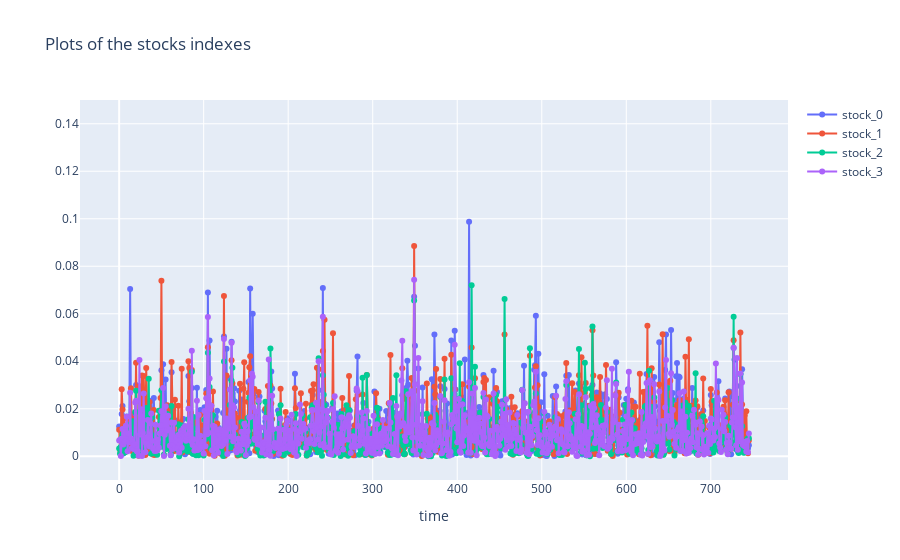

Notebook code for this chart:
### Code cell
# plots of stocks
fig = go.Figure(
    data=[
        go.Scatter(
            y=stocks_df[name],
            mode="lines+markers",
            name=name
        )
    for name in STOCK_NAMES]
)

fig.update_layout(
    title="Plots of the stocks indexes",
    xaxis={
        "title": "time"
    },
    yaxis={
        "range": [-0.01, 0.15]
    }
)

fig.show()

### Figure 1 — Plotly figure (JSON) as saved in the notebook; plotly's stock layout.template omitted (floating-point values rounded to 4 significant figures; data arrays with more than 128 entries replaced by an {"elided": "..."} marker saying what was removed)
{"data": [{"mode": "lines+markers", "name": "stock_0", "type": "scatter", "y": {"elided": "746 float values"}}, {"mode": "lines+markers", "name": "stock_1", "type": "scatter", "y": {"elided": "746 float values"}}, {"mode": "lines+markers", "name": "stock_2", "type": "scatter", "y": {"elided": "746 float values"}}, {"mode": "lines+markers", "name": "stock_3", "type": "scatter", "y": {"elided": "746 float values"}}], "layout": {"title": {"text": "Plots of the stocks indexes"}, "xaxis": {"title": {"text": "time"}}, "yaxis": {"range": [-0.01, 0.15]}}}
